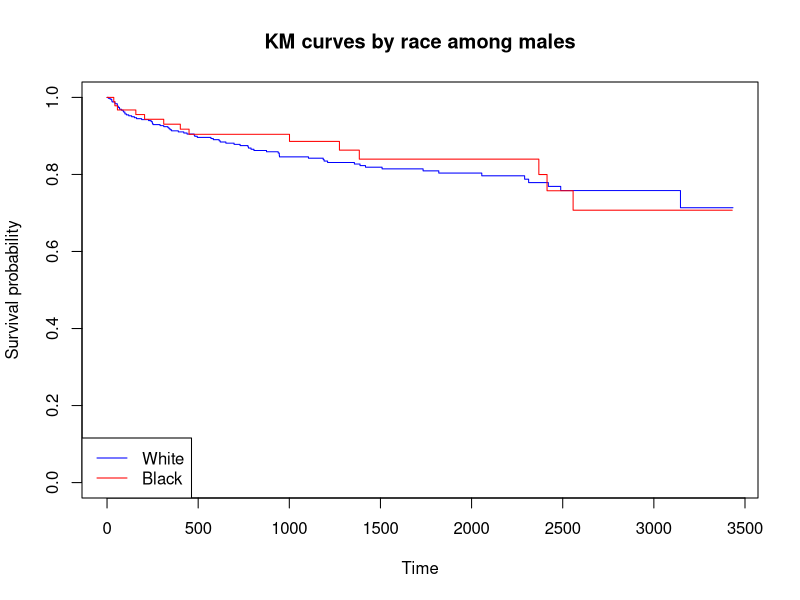
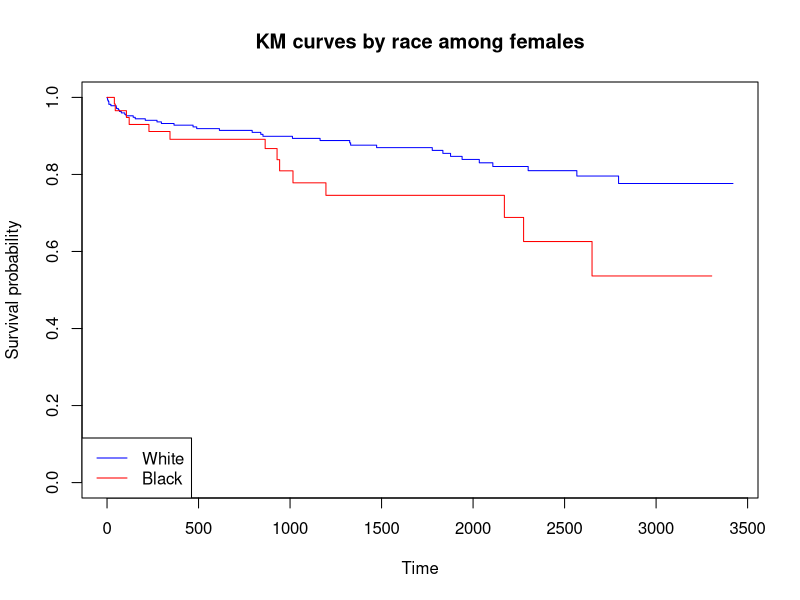

Recreate these plots in R, in order.
## ---- chunk 1
library(tidyverse)
library(survival)
library(KMsurv)
## ---- chunk 2
time <- c(4, 12, 15, 21, 23, 2, 6, 8, 10, 19)

status <- c(1, 0, 1, 0, 1, 1, 0, 0, 1, 1)

group <- c(rep(1, 5), rep(2, 5))

dat <- data.frame(time, status, group)

dat
## ---- chunk 3
fit1 <- survdiff(Surv(time, status) ~ group, data = dat)
fit1
## ---- chunk 4
data("kidtran")
## ---- chunk 5
# male: gender = 1
fit_male <- survfit(Surv(time, delta) ~ race, 
                    data = kidtran, 
                    subset = gender == 1)

plot(fit_male, 
     col = c("blue", "red"),
     xlab = "Time",
     ylab = "Survival probability",
     main = "KM curves by race among males")

legend("bottomleft",
       legend = c("White", "Black"),
       col = c("blue", "red"),
       lty = 1)

survdiff(Surv(time, delta) ~ race, 
         data = kidtran, 
         subset = gender == 1)
## ---- chunk 6
# female: gender = 2
fit_female <- survfit(Surv(time, delta) ~ race, 
                      data = kidtran, 
                      subset = gender == 2)

plot(fit_female, 
     col = c("blue", "red"),
     xlab = "Time",
     ylab = "Survival probability",
     main = "KM curves by race among females")

legend("bottomleft",
       legend = c("White", "Black"),
       col = c("blue", "red"),
       lty = 1)

survdiff(Surv(time, delta) ~ race, 
         data = kidtran, 
         subset = gender == 2)
## ---- chunk 7
data("larynx")
## ---- chunk 8
larynx$Z1 <- ifelse(larynx$stage == 2, 1, 0)
larynx$Z2 <- ifelse(larynx$stage == 3, 1, 0)
larynx$Z3 <- ifelse(larynx$stage == 4, 1, 0)
larynx$Z4 <- larynx$age

fit3 <- coxph(
  Surv(time, delta) ~ Z1 + Z2 + Z3 + Z4 + Z1:Z4,
  data = larynx
)

summary(fit3)
## ---- chunk 9
coef_fit <- coef(fit3)

RR_50 <- exp(coef_fit["Z1"] + 50 * coef_fit["Z1:Z4"])

RR_50
